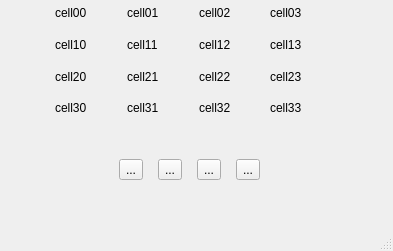
<?xml version="1.0" encoding="UTF-8"?>
<ui version="4.0">
 <class>MainWindow</class>
 <widget class="QMainWindow" name="MainWindow">
  <property name="geometry">
   <rect>
    <x>0</x>
    <y>0</y>
    <width>393</width>
    <height>251</height>
   </rect>
  </property>
  <property name="sizePolicy">
   <sizepolicy hsizetype="Preferred" vsizetype="Preferred">
    <horstretch>2</horstretch>
    <verstretch>0</verstretch>
   </sizepolicy>
  </property>
  <property name="windowTitle">
   <string>MainWindow</string>
  </property>
  <widget class="QWidget" name="centralwidget">
   <widget class="QWidget" name="horizontalLayoutWidget">
    <property name="geometry">
     <rect>
      <x>300</x>
      <y>460</y>
      <width>160</width>
      <height>80</height>
     </rect>
    </property>
    <layout class="QHBoxLayout" name="horizontalLayout">
     <item>
      <widget class="QToolButton" name="toolButton_2">
       <property name="text">
        <string>...</string>
       </property>
       <property name="icon">
        <iconset>
         <normaloff>resources/Left.JPG</normaloff>resources/Left.JPG</iconset>
       </property>
      </widget>
     </item>
     <item>
      <widget class="QToolButton" name="RIGHT">
       <property name="text">
        <string>...</string>
       </property>
       <property name="icon">
        <iconset>
         <normaloff>resources/Right.JPG</normaloff>resources/Right.JPG</iconset>
       </property>
      </widget>
     </item>
    </layout>
   </widget>
   <widget class="QWidget" name="horizontalLayoutWidget_2">
    <property name="geometry">
     <rect>
      <x>110</x>
      <y>130</y>
      <width>160</width>
      <height>80</height>
     </rect>
    </property>
    <layout class="QHBoxLayout" name="horizontalLayout_2">
     <item>
      <widget class="QToolButton" name="Left">
       <property name="text">
        <string>...</string>
       </property>
       <property name="icon">
        <iconset>
         <normaloff>resources/Left.JPG</normaloff>resources/Left.JPG</iconset>
       </property>
      </widget>
     </item>
     <item>
      <widget class="QToolButton" name="UP">
       <property name="text">
        <string>...</string>
       </property>
       <property name="icon">
        <iconset>
         <normaloff>resources/UP.JPG</normaloff>resources/UP.JPG</iconset>
       </property>
      </widget>
     </item>
     <item>
      <widget class="QToolButton" name="Down">
       <property name="text">
        <string>...</string>
       </property>
       <property name="icon">
        <iconset>
         <normaloff>resources/Down.JPG</normaloff>resources/Down.JPG</iconset>
       </property>
      </widget>
     </item>
     <item>
      <widget class="QToolButton" name="Right">
       <property name="text">
        <string>...</string>
       </property>
       <property name="icon">
        <iconset>
         <normaloff>resources/Right.JPG</normaloff>resources/Right.JPG</iconset>
       </property>
      </widget>
     </item>
    </layout>
   </widget>
   <widget class="QWidget" name="gridLayoutWidget">
    <property name="geometry">
     <rect>
      <x>55</x>
      <y>0</y>
      <width>281</width>
      <height>121</height>
     </rect>
    </property>
    <layout class="QGridLayout" name="gridLayout">
     <item row="1" column="1">
      <widget class="QLabel" name="label_3">
       <property name="text">
        <string>cell11</string>
       </property>
      </widget>
     </item>
     <item row="1" column="0">
      <widget class="QLabel" name="label_4">
       <property name="text">
        <string>cell10</string>
       </property>
      </widget>
     </item>
     <item row="2" column="0">
      <widget class="QLabel" name="label_5">
       <property name="text">
        <string>cell20</string>
       </property>
      </widget>
     </item>
     <item row="2" column="1">
      <widget class="QLabel" name="label_7">
       <property name="text">
        <string>cell21</string>
       </property>
      </widget>
     </item>
     <item row="3" column="1">
      <widget class="QLabel" name="label">
       <property name="text">
        <string>cell31</string>
       </property>
      </widget>
     </item>
     <item row="0" column="0">
      <widget class="QLabel" name="label_6">
       <property name="text">
        <string>cell00</string>
       </property>
      </widget>
     </item>
     <item row="3" column="2">
      <widget class="QLabel" name="label_9">
       <property name="text">
        <string>cell32</string>
       </property>
      </widget>
     </item>
     <item row="3" column="0">
      <widget class="QLabel" name="label_2">
       <property name="text">
        <string>cell30</string>
       </property>
      </widget>
     </item>
     <item row="3" column="3">
      <widget class="QLabel" name="label_10">
       <property name="text">
        <string>cell33</string>
       </property>
      </widget>
     </item>
     <item row="2" column="2">
      <widget class="QLabel" name="label_11">
       <property name="text">
        <string>cell22</string>
       </property>
      </widget>
     </item>
     <item row="1" column="2">
      <widget class="QLabel" name="label_12">
       <property name="text">
        <string>cell12</string>
       </property>
      </widget>
     </item>
     <item row="0" column="2">
      <widget class="QLabel" name="label_13">
       <property name="text">
        <string>cell02</string>
       </property>
      </widget>
     </item>
     <item row="1" column="3">
      <widget class="QLabel" name="label_15">
       <property name="text">
        <string>cell13</string>
       </property>
      </widget>
     </item>
     <item row="2" column="3">
      <widget class="QLabel" name="label_16">
       <property name="text">
        <string>cell23</string>
       </property>
      </widget>
     </item>
     <item row="0" column="1">
      <widget class="QLabel" name="label_8">
       <property name="text">
        <string>cell01</string>
       </property>
      </widget>
     </item>
     <item row="0" column="3">
      <widget class="QLabel" name="cell03">
       <property name="text">
        <string>cell03</string>
       </property>
      </widget>
     </item>
    </layout>
   </widget>
  </widget>
  <widget class="QStatusBar" name="statusbar"/>
  <widget class="QMenuBar" name="menuBar">
   <property name="geometry">
    <rect>
     <x>0</x>
     <y>0</y>
     <width>393</width>
     <height>21</height>
    </rect>
   </property>
  </widget>
  <action name="actionUP">
   <property name="icon">
    <iconset resource="icons.qrc">
     <normaloff>:/icons/resources/UP.JPG</normaloff>:/icons/resources/UP.JPG</iconset>
   </property>
   <property name="text">
    <string>UP</string>
   </property>
   <property name="menuRole">
    <enum>QAction::MenuRole::NoRole</enum>
   </property>
  </action>
  <action name="actionDOWN">
   <property name="icon">
    <iconset resource="icons.qrc">
     <normaloff>:/icons/resources/Down.JPG</normaloff>:/icons/resources/Down.JPG</iconset>
   </property>
   <property name="text">
    <string>DOWN</string>
   </property>
   <property name="menuRole">
    <enum>QAction::MenuRole::NoRole</enum>
   </property>
  </action>
  <action name="actionRIGHT">
   <property name="icon">
    <iconset resource="icons.qrc">
     <normaloff>:/icons/resources/Right.JPG</normaloff>:/icons/resources/Right.JPG</iconset>
   </property>
   <property name="text">
    <string>RIGHT</string>
   </property>
   <property name="menuRole">
    <enum>QAction::MenuRole::NoRole</enum>
   </property>
  </action>
  <action name="actionLEFT">
   <property name="icon">
    <iconset resource="icons.qrc">
     <normaloff>:/icons/resources/Left.JPG</normaloff>:/icons/resources/Left.JPG</iconset>
   </property>
   <property name="text">
    <string>LEFT</string>
   </property>
   <property name="menuRole">
    <enum>QAction::MenuRole::NoRole</enum>
   </property>
  </action>
 </widget>
 <resources>
  <include location="icons.qrc"/>
 </resources>
 <connections/>
 <slots>
  <slot>slot1()</slot>
 </slots>
</ui>
